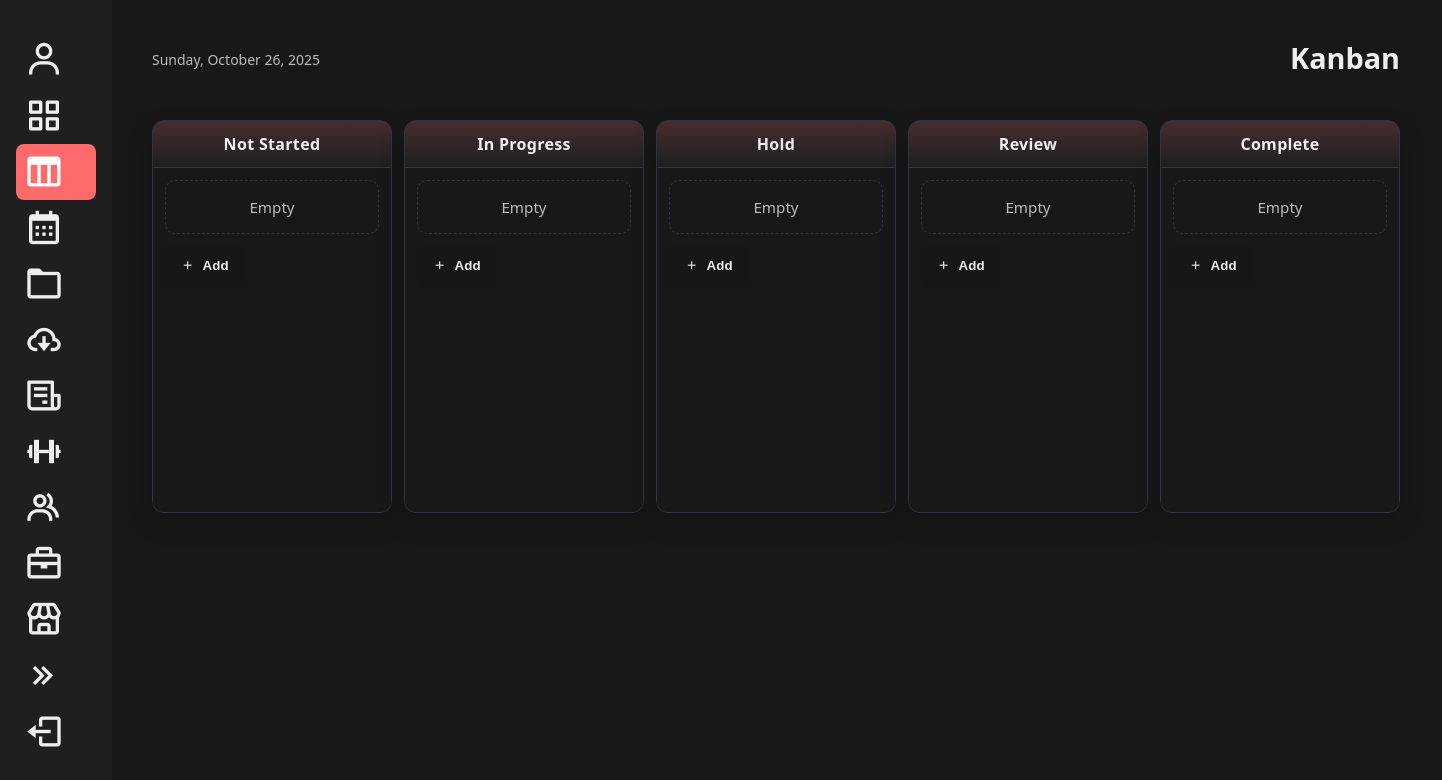
/kanban/ (signed in), run on an earlier commit of the app's database.
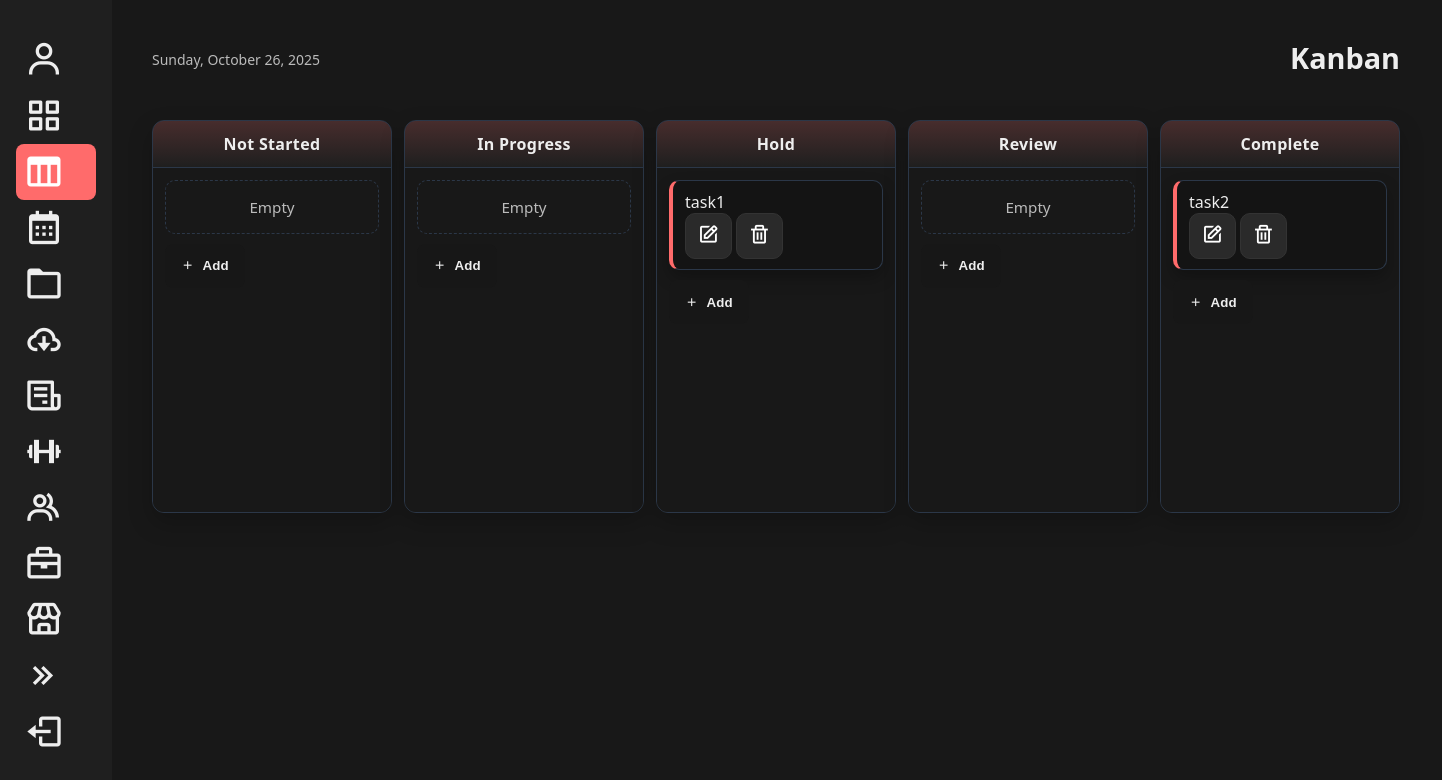
And on a later commit of the database.
### kanban/models.py (models this page shows, shortened)
class KanbanItem(models.Model):
    task_content_type = models.ForeignKey(ContentType, on_delete=models.CASCADE)
    task_object_id = models.PositiveIntegerField()
    task = GenericForeignKey("task_content_type", "task_object_id")
    NOT_STARTED, IN_PROGRESS, ON_HOLD, REVIEW, DONE = 0, 1, 2, 3, 4
    STATUS_CHOICES = (
        (NOT_STARTED, "Not Started"),
        (IN_PROGRESS, "In Progress"),
        (ON_HOLD, "Hold"),
        (REVIEW, "Review"),
        (DONE, "Complete"),
    )
    status = models.PositiveSmallIntegerField(
        choices=STATUS_CHOICES, default=NOT_STARTED
    )
    order = models.PositiveIntegerField(default=0)
    created_at = models.DateTimeField(auto_now_add=True)
    class Meta:
        ordering = ["status", "order", "id"]
        indexes = [
            models.Index(fields=("status", "order")),
            models.Index(fields=("task_content_type", "task_object_id")),
        ]

### main/models.py (models this page shows, shortened)
class Task(models.Model):
    PRIORITY_CHOICES = [
        ('high', 'High'),
        ('medium', 'Medium'),
        ('low', 'Low'),
    ]
    STATUS_CHOICES = [
        ('pending', 'Pending'),
        ('completed', 'Completed'),
        ('archived', 'Archived'),
    ]
    title = models.CharField(max_length=200)
    description = models.TextField(blank=True)
    due_date = models.DateTimeField(null=True, blank=True)
    reminder_time = models.DateTimeField(null=True, blank=True)
    priority = models.CharField(max_length=6, choices=PRIORITY_CHOICES, default='medium')
    status = models.CharField(max_length=9, choices=STATUS_CHOICES, default='pending')
    created_at = models.DateTimeField(auto_now_add=True)
    updated_at = models.DateTimeField(auto_now=True)
    user = models.ForeignKey(User, on_delete=models.CASCADE)

### kanban/views.py (the view)
# urls.py: path("", views.kanban_view, name="kanban"),
@login_required
def kanban_view(request):
    columns_ctx = []
    for status, label in KanbanItem.STATUS_CHOICES:
        items = KanbanItem.objects.filter(status=status)
        for it in items:
            if hasattr(it.task, "title"):
                it.title = it.task.title
            elif hasattr(it.task, "name"):
                it.title = it.task.name
            else:
                it.title = str(it.task)
            it.edit_url = reverse("kanban:kanbanEdit", args=["item", it.id])
            it.delete_url = reverse("kanban:kanbanDelete", args=["item", it.id])
        columns_ctx.append({
            "status": status,
            "label": label,
            "items": items
        })
    return render(request, "kanban/kanban_view.html", {
        "columns_ctx": columns_ctx
    })

### main/templates/kanban/kanban_view.html (shortened to what the changed rows need)
{% load static %}
<!DOCTYPE html>
<html lang="en">
<head>
  <link rel="stylesheet" href="{% static 'index.css' %}?v=14">
  <link href="https://unpkg.com/boxicons@2.1.4/css/boxicons.min.css" rel="stylesheet">
</head>
<body>
  <div class="container">
    <main class="content">
      <header class="header">
        <h1>Kanban</h1>
      </header>
      <section>
        <div id="kanban" data-update-url="{% url 'kanban:kanbanUpdate' 'item' %}">
          <div class="kanban-grid">
            {% for col in columns_ctx %}
              <div class="kanban-col">
                <div class="kanban-col-header">{{ col.label }}</div>
                <div class="kanban-column" data-status="{{ col.status }}">
                  {% for it in col.items %}
                    <div class="kanban-item task-with-actions"
                         draggable="true"
                         data-id="{{ it.id }}"
                         data-edit-url="{{ it.edit_url }}"
                         data-delete-url="{{ it.delete_url }}">
                      <div class="task-row">
                        <span class="task-title">{{ it.title }}</span>
                        <div class="task-actions">
                          <button type="button" class="icon-btn edit" title="Edit"><i class='bx bx-edit'></i></button>
                          <button type="button" class="icon-btn delete" title="Delete"><i class='bx bx-trash'></i></button>
                        </div>
                      </div>
                    </div>
                  {% empty %}
                    <div class="kanban-empty">Empty</div>
                  {% endfor %}
                  <div class="add-card" data-add-card data-col="{{ col.status }}">
                    <button type="button" class="btn btn-ghost btn-sm" data-add-toggle>
                      <i class='bx bx-plus'></i> Add
                    </button>
                  </div>
                </div>
              </div>
            {% endfor %}
          </div>
        </div>
      </section>
    </main>
  </div>
</body>
</html>

What changed in the data, as far as the page shows it:
added KanbanItem: title "task1", shown under "Hold"
added KanbanItem: title "task2", shown under "Complete"
Also different on the page:
list line gone: "Empty"
